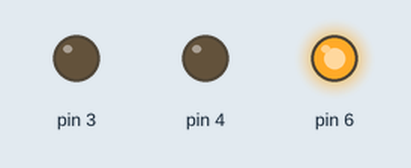
This sketch was run on a simulated Arduino Uno, built with avr-gcc and run on an emulated ATmega328P. Shown: output pins drawn as LEDs (lit = HIGH).

Above: at 0.5 s.
At 1.5 s:
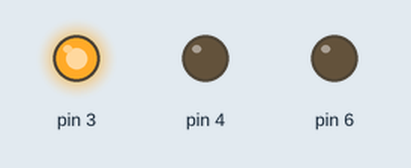
At 5.5 s:
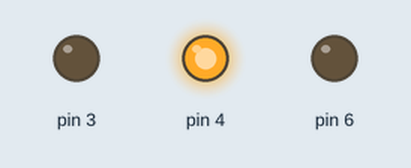
Timing chart, 0 to 6.9 s (numbered marks = the images above):
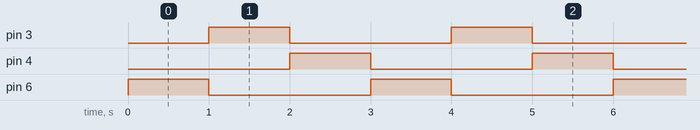

The sketch:

Simple_RGB_led.ino
```cpp
void setup() {
  // put your setup code here, to run once:
  pinMode(3, OUTPUT);
  pinMode(4, OUTPUT);
  pinMode(6, OUTPUT);

}

void loop() {
  // put your main code here, to run repeatedly:
  digitalWrite(3, LOW);
  digitalWrite(4, LOW);
  digitalWrite(6, HIGH);
  delay(1000);

  digitalWrite(3, HIGH);
  digitalWrite(4, LOW);
  digitalWrite(6, LOW);
  delay(1000);

  digitalWrite(3, LOW);
  digitalWrite(4, HIGH);
  digitalWrite(6, LOW);

  delay(1000);
  //Further mixture of colours gives different types of colours
}
```

Measured:
- by itself, pin 3, pin 4, pin 6: alternates HIGH for 1.0 s and LOW for 2.0 s
- by itself, everything shown: repeats every 3.0 s, in 3 steps
